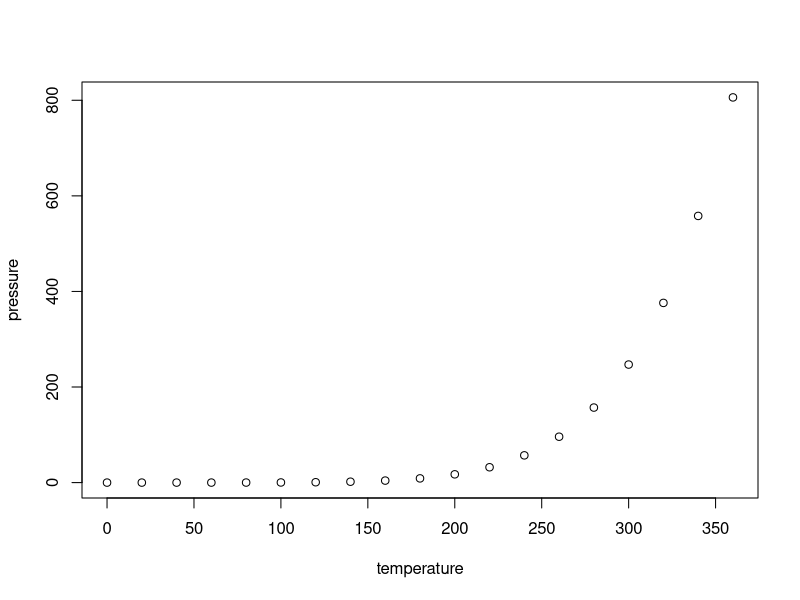
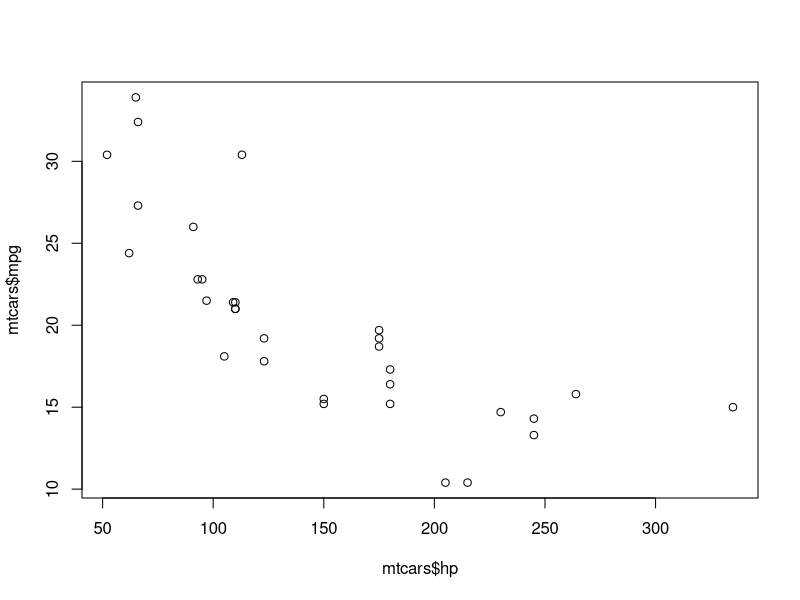
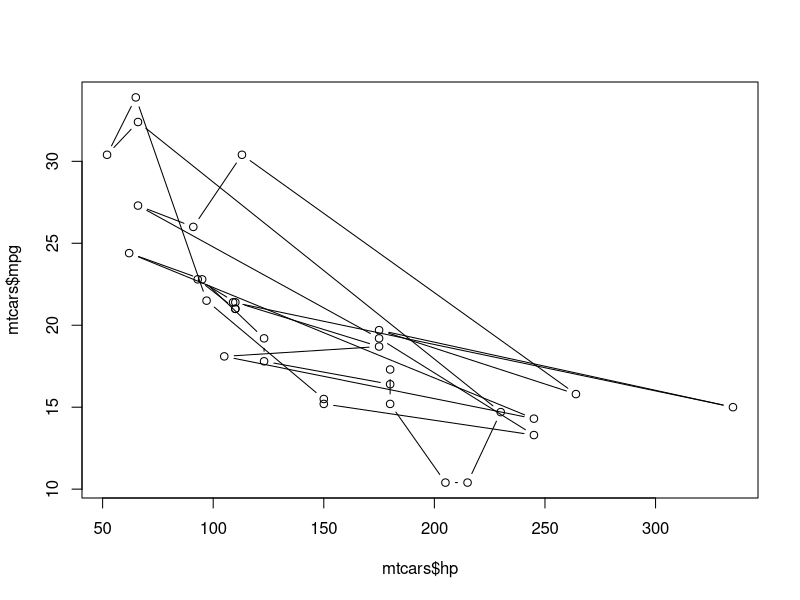
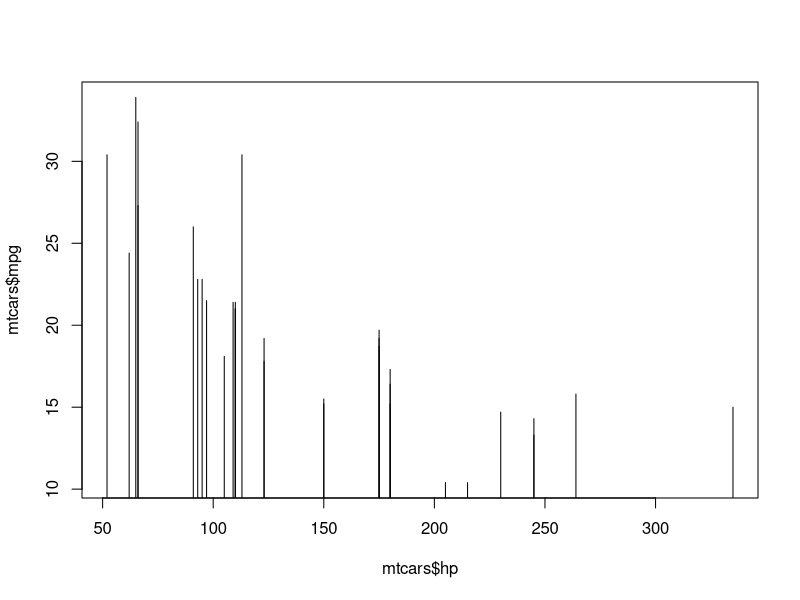
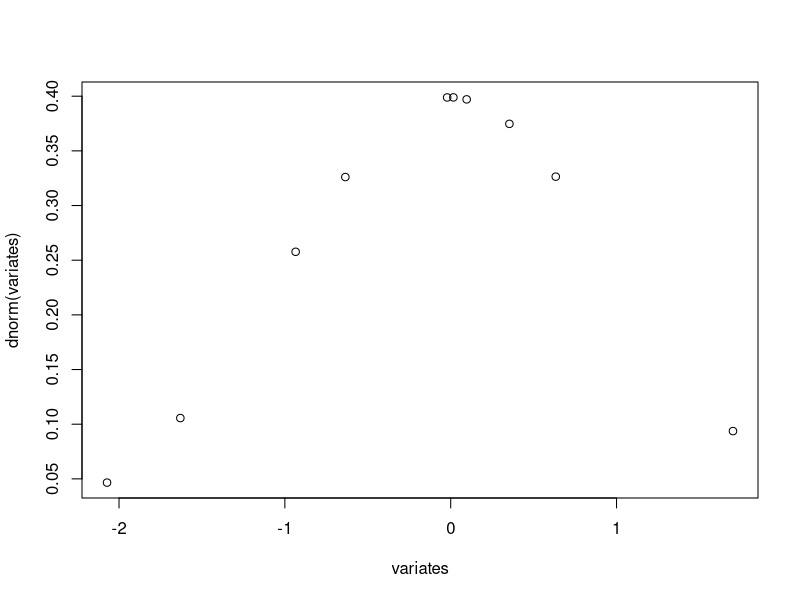
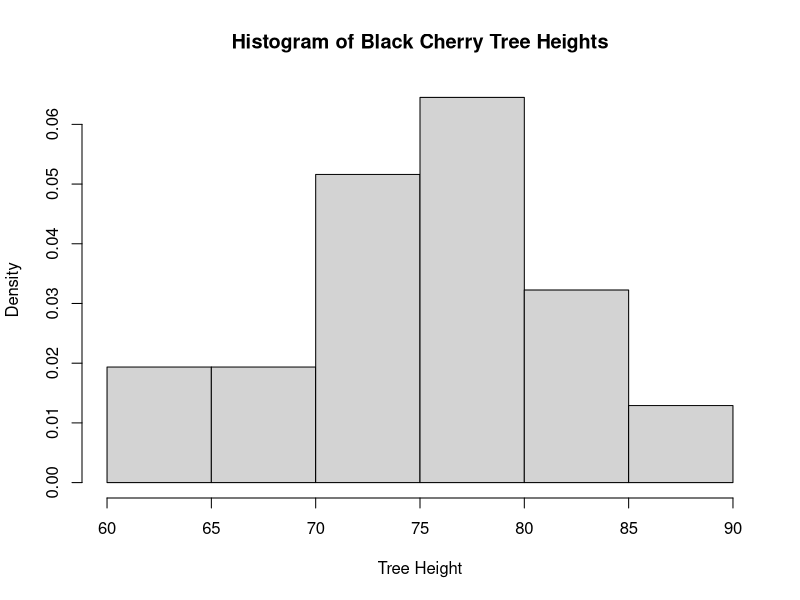
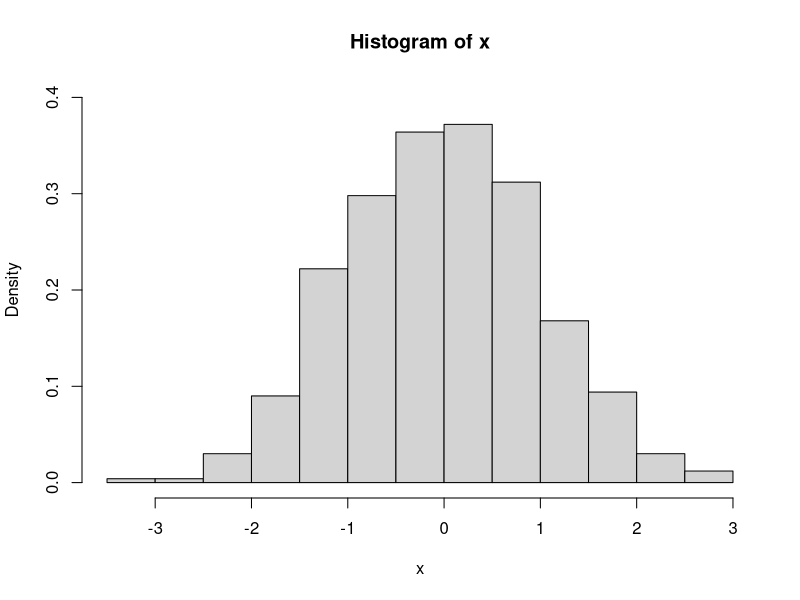
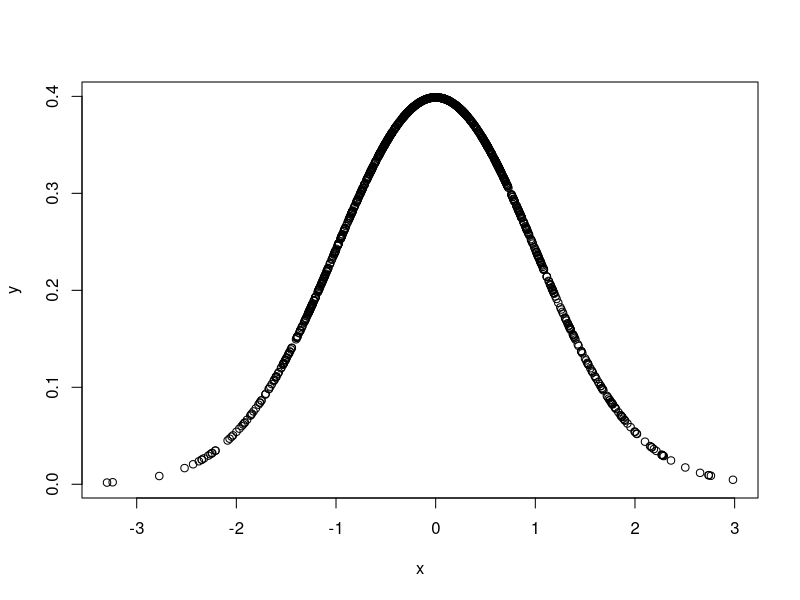

The R source for these figures, in order:
## ---- chunk 1
knitr::opts_chunk$set(echo = TRUE, message = FALSE)
## ---- chunk 2
print("Hello World") # comments are made using the '#' sign, same as in Python
## ---- chunk 3
5+5
5-1
5*2
4/2
4^2
#or
4**2
## ---- chunk 4
4>2
2>4
2>=2 # greater than or equal to
2==2 # exactly equal
4!=2 # not equal to
## ---- chunk 5
x <- 2
y <- 3
z <- x + y
z
## ---- chunk 6
typeof(3) # notice this will still be a double

x <- 3.0 # R recognizes to drop the 0
x
typeof(x)
y <- 3.5
y
typeof(y)
y <- as.integer(y)
y # type casting y will truncate the original value
typeof(y)
## ---- chunk 7

myName <- "Ksenia Arzumanova"
myName
is.character(myName) 
## ---- chunk 8
myList <- c(1,2,3) 
myList

anotherList <- c("a", "b", "c")
anotherList 

myList[2]
anotherList[2]
## ---- chunk 9
A = matrix(c(11, 22, 33, 44, 55, 66), nrow = 2, ncol = 3, byrow = TRUE) # filled by rows
A
B = matrix(c(11, 22, 33, 44, 55, 66), nrow = 2, ncol = 3, byrow = FALSE) # filled by columns
B
## ---- chunk 10
B[,] # the whole matrix
B[2, ] # second row, all of the columns
B[ , 1] # all rows, first column
B[2, 1] # second row, first column
## ---- chunk 11
df <- data.frame(geneIndex = c(1, 2, 3), geneID = c(92231, 2313, 5641), geneName = c("FOS1", "JUN", "BERP"))
df
## ---- chunk 12
df[1, 2]
## ---- chunk 13
df$geneID # all of the rows that belong to geneID
df$geneID[2] # second row under geneID
## ---- chunk 14
which(df$geneID == 2313) # returns the row for which the condition returns 'true'
df$geneName[df$geneID == 2313]
## ---- chunk 15
data()
## ---- chunk 16
class(cars) # here I don't use 'typeof()', because there's a hierarchy between that and 'class()' - 'typeof()' returns the data types of the elements of the object, in this case they would be of type 'list'. If we used 'class()' on doubles, it would return type 'numeric', because integers and doubles belong to the class 'numeric'

str(cars) # displays the internal structure of the object
nrow(cars) # number of rows
ncol(cars) # number of columns
head(cars, n=5) # first 5 rows
tail(cars, n=5) # last 5 rows
dimnames(cars) # names of the dimensions - first element will return a list of rownames, second will be a list of column/field names
summary(cars) # returns summary statistics, such as min, max, mean, and quartile information
## ---- chunk 17
plot(pressure)
## ---- chunk 18
dimnames(mtcars)[2] # field names
plot(mtcars$hp, mtcars$mpg) # defaults to scatter plot
plot(mtcars$hp, mtcars$mpg, type = 'b') # tries to connect lines between points (not always meaningful)
plot(mtcars$hp, mtcars$mpg, type = 'h') # histogram-like lines
## ---- chunk 19
#draw random variates from the normal distribution
variates <- rnorm(10)
variates
## ---- chunk 20
#calculate probabilities (densities) of variates
dnorm(variates)
plot(variates, dnorm(variates))
## ---- chunk 21
#cumulative density to the left of the variate

pnorm(0) # should be intuitive, because half of the normal distribution is to the left of 0 
pnorm(1.96) # 1.96 should look familiar as one of the critical values for an approximate 95% confidence interval 
pnorm(-1.96) # however these critical values are for a two-tailed test (for a significance level of 5%)
pnorm(1.96)-pnorm(-1.96)

## ---- chunk 22
#gives us the exact points at which the normal distribution has a particular cumulative density

qnorm(0.5)
qnorm(0.975)
qnorm(c(0.025, 0.975))
## ---- chunk 23
hist(trees$Height, main = "Histogram of Black Cherry Tree Heights", freq = FALSE, 
     xlab = "Tree Height") # setting `freq = FALSE` transforms the y-axis to density rather than frequency
## ---- chunk 24
x <- rnorm(1000) 
y <- dnorm(x) 
hist(x, freq = FALSE, ylim = c(0,0.4)) 
plot(x,y) # alternative representation
## ---- chunk 25
x <- rnorm(1000, mean = mean(trees$Height), sd = sd(trees$Height))
y <- dnorm(x, mean = mean(trees$Height), sd = sd(trees$Height))
hist(trees$Height, freq = FALSE)
points(x, y)
## ---- chunk 26

samples <- rnorm(100, mean = 50, sd = 5)
hist(samples)

## ---- chunk 27


length(which(samples<=mean(samples))) / length(samples) # this is the proportion of samples to the left of the mean of samples

      
## ---- chunk 28
samples2 <- rnorm(100, mean = 50, sd = 10)
samples3 <- rnorm(100, mean = 50, sd = 100)

hist(samples2)
hist(samples3)

# as SD increases, the data are drawn from a larger range, but the distribution maintains a bell-like curve
## ---- chunk 29

densities <- dnorm(samples, mean = 50, sd = 5)

## ---- chunk 30
hist(samples, freq = FALSE)
points(samples, densities) 


## ---- chunk 31

plot(sort(samples), (1:length(samples))/length(samples), type="l", ylab = "cumulative density", xlab = "value")
points(samples,densities)

#the far-most right point means that 100% of the values in samples are less than the x value at that point
abline(h=0.5,v=50)
## ---- chunk 32

# this point corresponds well with my answer earlier showing that 51% of the points in samples fall to the left of the mean (including the mean).. the cumulative density of samples at 50 is slightly higher than the point (50,0.5)

